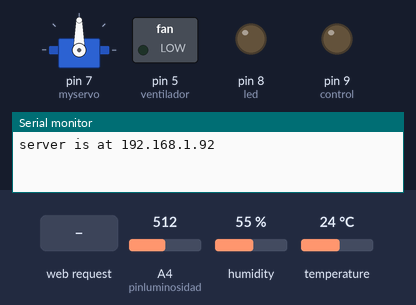
A sketch run on a simulated Arduino Uno, built with avr-gcc and run on an emulated ATmega328P. Shown: servo, switched loads named in the sketch (green lamp = pin HIGH), output pins drawn as LEDs (lit = HIGH), the last lines printed to the serial monitor. The test bench sets the inputs (shaded band); at power-on: A4 (pinluminosidad) = 512, humidity 55 %, temperature 24 °C. WiFi joins after 1.5 s; servers stay silent unless stated.

Above: at 1.2 s.
1.3 s: HTTP request GET /?d1=3 received
At 2.5 s:
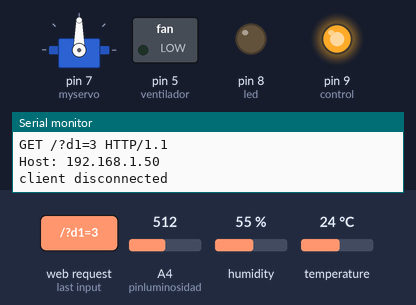
2.8 s: HTTP request GET /?d1=0 received
At 3.1 s:
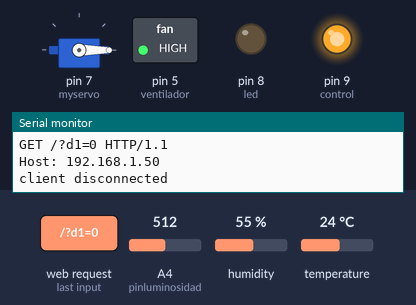
4.3 s: HTTP request GET /?d1=2 received
At 5.4 s:
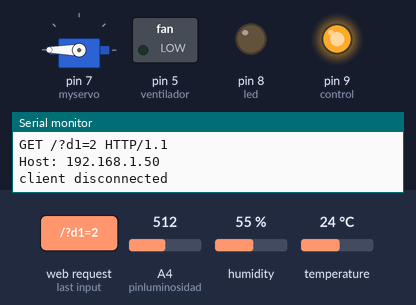
5.8 s: HTTP request GET /?d1=1 received
At 6.6 s:
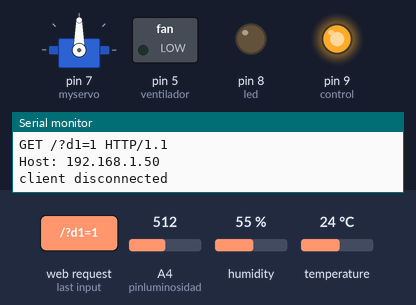
Timing chart, 0 to 8.3 s (numbered marks = the images above; inputs shaded):
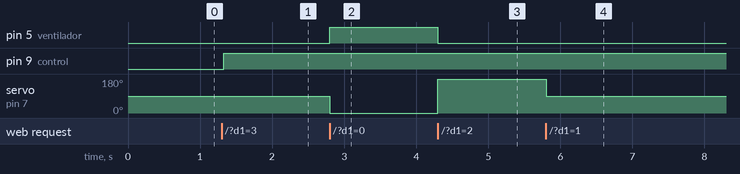

Measured:
- after the input at 1.3 s, pin 9 (control): LOW → HIGH at once
- after the input at 2.8 s, pin 5 (ventilador): LOW → HIGH at once; servo on pin 7 (myservo): 90° → 0° at once
- after the input at 4.3 s, pin 5 (ventilador): HIGH → LOW at once; servo on pin 7 (myservo): 0° → 180° at once
- after the input at 5.8 s, servo on pin 7 (myservo): 180° → 90° at once

The sketch:

Sistema_de_Ventilaci_n.ino
```cpp
//                                Sistema ventilación

#include <SPI.h>
#include <Ethernet.h>
#include "DHT11.h"
#include <Servo.h>
Servo myservo;  // create servo object to control a servo

const int control = 9;

#define pinhumedadTemp  6 //Sensor de humedad y humedad.
#define pinluminosidad A4 //Sensor luminosidad.
DHT11 dht11(pinhumedadTemp);

const int ventilador = 5;
const int led = 8;
int luminosidad = 0;

// Variables para calcular la humedad
float temp = 0;     //te
float humedad = 0;

// Variables para calcular la luminosidad
const long A = 1000;
const int B = 15;
const int Rc = 10;

int v;
int ilum;

// Calculo para temperatura
float voltaje = 0;
float  temperatura = 0;

byte mac[] = {0xDE, 0xAD, 0xBE, 0xEF, 0xFE, 0xED}; //Mac address fija

//IPAddress ip(192, 168, 1, 17);
IPAddress ip(192, 168, 1, 92);                     //Asignación dirección ip

EthernetServer server(80);                        //Asignación de Puerto

String readString;

void setup() {

  Serial.begin(9600);
  myservo.attach(7);                             //pin para servo control
  pinMode(led, OUTPUT);
  pinMode(control, OUTPUT);
  pinMode(ventilador, OUTPUT);
  pinMode(pinluminosidad, INPUT);

  while (!Serial) {
    ; // wait for serial port to connect. Needed for native USB port only
  }
 // Serial.println("Ethernet WebServer Example");

  // start the Ethernet connection and the server:
  Ethernet.begin(mac, ip);

  // Check for Ethernet hardware present
  if (Ethernet.hardwareStatus() == EthernetNoHardware) {
    Serial.println("Ethernet shield was not found.  Sorry, can't run without hardware. :(");
    while (true) {
      delay(1); // do nothing, no point running without Ethernet hardware
    }
  }
  if (Ethernet.linkStatus() == LinkOFF) {
    Serial.println("Ethernet cable is not connected.");
  }

  // start the server
  server.begin();
  Serial.print("server is at ");
  Serial.println(Ethernet.localIP());
}


void loop() {
  // listen for incoming clients
  EthernetClient client = server.available();
  if (client) {
    Serial.println("new client");
    boolean currentLineIsBlank = true;
    String valor = "";
    while (client.connected()) {
      if (client.available()) {
        char c = client.read();
        Serial.write(c);

        if (valor.length()<50){
          valor.concat(c);
           // Buscar campo data
          int posicion = valor.indexOf("d");
          String command = valor.substring(posicion);

          if(command == "d1=3"){
          dht11.read(humedad, temp);
           if(temp>23){                         //en caso de que la temperatura sea mayor a 23 el ventilador se enciende
            digitalWrite(control, HIGH);
           } else{
            digitalWrite(control, LOW);         //en caso de que sea menor a 23 se apaga

             delay(10000);

           }
           v = analogRead(pinluminosidad);
              ilum = ((long)v * A * 10) / ((long)B * Rc * (1024 - v));
              if(ilum<1){
                  digitalWrite(led, HIGH);
              }else{
                digitalWrite(led, LOW);
              }
          }else if(command == "d1=0"){
            myservo.write(0);
            digitalWrite(5, HIGH);
          }else if(command == "d1=1"){
           myservo.write(90);
           digitalWrite(5, LOW);
         }else if(command == "d1=2"){
           myservo.write(180);
           digitalWrite(5, LOW);

          }
        }

        if (c == '\n' && currentLineIsBlank) {
          // send a standard http response header
          client.println("HTTP/1.1 200 OK");
          client.println("Content-Type: text/html");
          client.println("Connection: close");  // the connection will be closed after completion of the response
          client.println("Refresh: 3");  // refresh the page automatically every 5 sec
          client.println();
          client.println("<!DOCTYPE HTML>");
          //Se realiza la lectura de humedad por medio de DHT11, el sensor es capaz de medir la temperatura y luminosidad
          dht11.read(humedad, temp);

          // Calculo para la luminosidad
          v = analogRead(pinluminosidad);
          ilum = ((long)v * A * 10) / ((long)B * Rc * (1024 - v));
         //Creacion de vista en codigo html para la pagina que se visualiza segun la direccion ip asignada
          client.println(F("<html>\n<head>\n<title>Sistemas Programables</title>\n</head>\n<body style='background-color:#16a085;'>"));
          client.println(F("<center>"));
          client.println(F("<p style='color:#f8f9f9; font-size:20px;font-weight: bold; font-family:Sans-Serif, Helvetica, Arial;'> Sistema de ventilacion </p>"));
          client.println(F("<p style='color:#17202a; font-size:20px;font-weight: bold; font-family:Sans-Serif, Helvetica, Arial;'> Medida Sensores </p>"));
          client.println(F("<div style='color:#f8f9f9; font-size:13px;font-weight: bold; font-family:Sans-Serif, Helvetica, Arial;'>"));
          client.println("Temperatura: ");
          client.println(temp);
          client.println(F("<br />"));
          client.println("Humedad: ");
          client.println(humedad);
          client.println(F("<br />"));
          client.println("Luminosidad: ");
          client.println(ilum);
          client.println(F("<br />"));
          client.println(F("<br/>"));
          client.println(F("<br/>"));
          client.println(F("<button onClick=location.href='./?d1=0' style='width:90px; height:50px'>0°</button>"));
          client.println(F("<button onClick=location.href='./?d1=1' style='width:90px; height:50px'>90°</button>"));
          client.println(F("<button onClick=location.href='./?d1=2' style='width:90px; height:50px'>180°</button>"));
          client.println(F("<button onClick=location.href='./?d1=3' style='width:90px; height:50px'>Activar</button>"));  //d1=2
          client.println(F("<br/>"));
          client.println(F("</div>"));
          client.println(F("</center>\n</body></html>"));

          break;
        }
        if (c == '\n') {
          // you're starting a new line
          currentLineIsBlank = true;
        } else if (c != '\r') {
          // you've gotten a character on the current line
          currentLineIsBlank = false;
        }
      }
    }
    // give the web browser time to receive the data
    delay(50);
    // close the connection:
    client.stop();
    Serial.println("client disconnected");
  }

}
```
